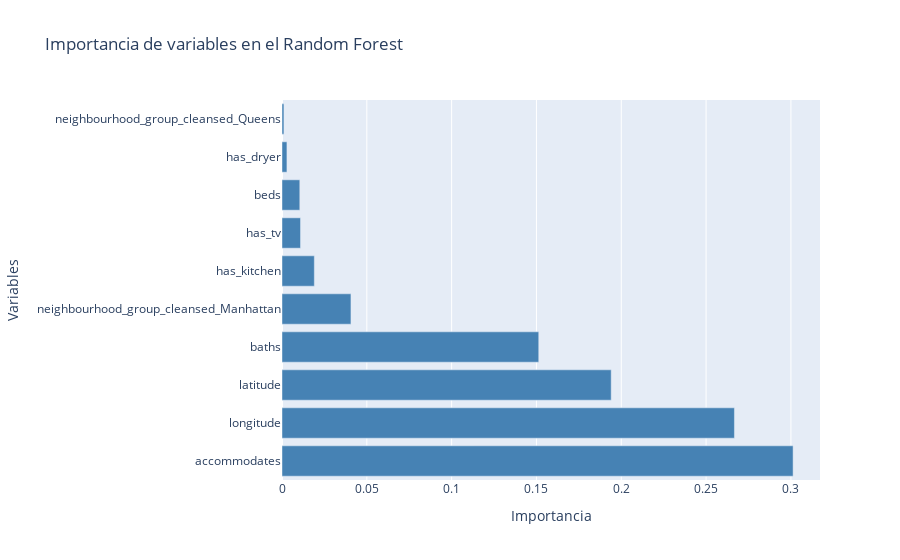

The notebook cell this image was saved under:
### Code cell
# visualizacion de la importancia mediante un grafico de barras
data = [
    go.Bar(
        y = importancia_predictores["predictor"],
        x = importancia_predictores["importancia"],
        marker_color = "steelblue",
        orientation='h',
        name = "Importancia de variables"
    )      
]

layout = go.Layout(title = "Importancia de variables en el Random Forest", xaxis_title = "Importancia", yaxis_title = "Variables")

fig = go.Figure(data = data, layout = layout)

fig.show()

### Figure 1 — Plotly figure (JSON) as saved in the notebook; plotly's stock layout.template omitted (floating-point values rounded to 4 significant figures)
{"data": [{"marker": {"color": "steelblue"}, "name": "Importancia de variables", "orientation": "h", "type": "bar", "x": [0.3013, 0.2667, 0.1941, 0.1514, 0.04064, 0.01906, 0.01092, 0.01049, 0.002907, 0.001136], "y": ["accommodates", "longitude", "latitude", "baths", "neighbourhood_group_cleansed_Manhattan", "has_kitchen", "has_tv", "beds", "has_dryer", "neighbourhood_group_cleansed_Queens"]}], "layout": {"title": {"text": "Importancia de variables en el Random Forest"}, "xaxis": {"title": {"text": "Importancia"}}, "yaxis": {"title": {"text": "Variables"}}}}
